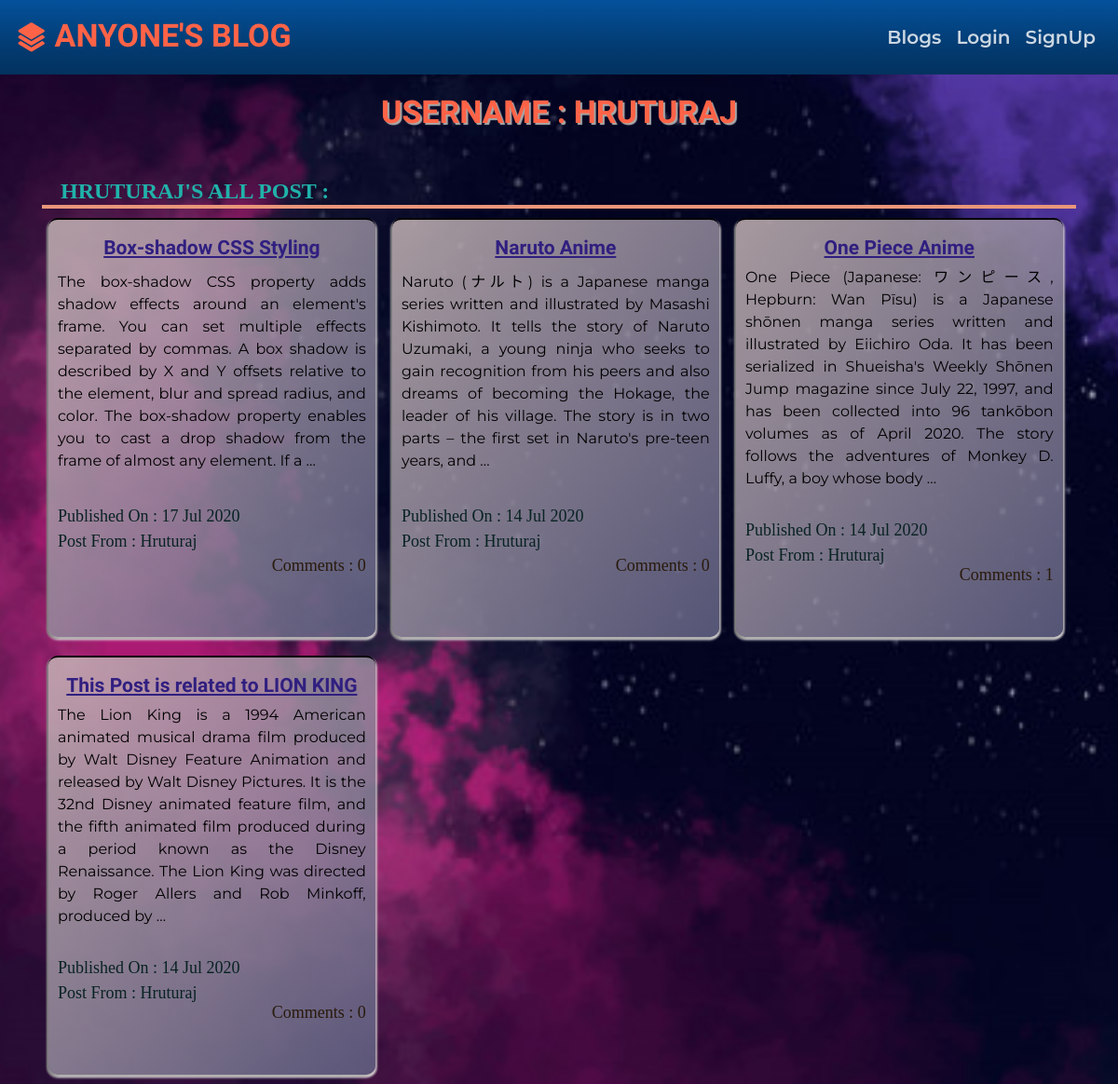
The app's page /blog/userPosts/hruturaj with its own data.
### blog/models.py (models this page shows, shortened)
class Post(models.Model):
    user = models.ForeignKey(User, related_name='posts', on_delete=models.CASCADE)
    title = models.CharField(max_length=200)
    message = models.TextField()
    message_html = models.TextField(editable=False)
    image = models.ImageField(upload_to='blog_images', blank=True)
    create_date = models.DateTimeField(default=timezone.now)
    published_date = models.DateTimeField(blank=True, null=True)
    def approve_comments(self):
        return self.comments.filter(approved_comments=True)

class Comment(models.Model):
    post = models.ForeignKey('Post', related_name='comments', on_delete=models.CASCADE)
    author = models.CharField(max_length=200)
    message = models.TextField()
    message_html = models.TextField(editable=False)
    create_date = models.DateTimeField(default=timezone.now)
    approved_comments = models.BooleanField(default=False)

### blog/views.py (the view)
# urls.py: path('userPosts/<str:userName>', views.userPosts, name="userPosts"),
def userPosts(request, userName):
    posts = Post.objects.filter(published_date__lte=timezone.now()).order_by('-published_date')
    return render(request, 'blog/userPosts.html', {'posts':posts, 'userPost':userName})

### blog/templates/blog/userPosts.html
{% extends 'base.html' %} {% block content %}
<div class="user-info">
    <h4 class="user-info--Username">Username : {{userPost}} </h4>
</div>
<div class="post">
    <h6 class="userPost--postTitle">{{userPost}}'s All Post : </h6>
    {% for post in posts %} {% if post.user.username == userPost %}
    <div class="postBlock">
        <a class="postHeader" href="{% url 'blog:postDetail' pk=post.pk %}">{{post.title}}</a>
        <p class="postMessage">
            {{post.message|safe|truncatewords:58}}
        </p>
        <p class="postDate">Published On : {{post.published_date|date:"d M Y"}}
            <br> <span class="postFrom">Post From : {{post.user.username}}</span>
        </p>
        <a class="commentCount" href="{% url 'blog:postDetail' pk=post.pk %}">Comments : {{post.approve_comments|length}}</a>
        <br>
    </div>
    {% endif %}{% endfor %}
</div>
{% endblock %}

### static/css/master.css (style rules this page uses)
body { font-family: 'Montserrat'; }
.post { width: 100%; margin: auto; }
.post .postBlock { width: 31.6%; display: inline-grid; text-align: justify; padding: 15px 10px 10px 10px; box-shadow: 2px 2px 2px rgba(207, 202, 202, 0.671), -2px 2px 2px gray, 0 3px 3px whitesmoke; margin: 10px 7px; border-top: 2px solid black; height: 450px; background: linear-gradient(to bottom right, rgba(199, 183, 183, 0.837), rgba(99, 99, 133, 0.853)); border-radius: 10px; }
.post .postBlock .postHeader { font-family: 'Fondamento'; font-size: 21px; margin: 0; text-decoration: underline; padding: 0 5px 0 5px; text-align: center; color: rgb(48, 31, 128); font-weight: bold; }
.post .postBlock .postFrom { font-family: serif; font-size: 18px; margin: 0; font-weight: 500; text-transform: capitalize; color: rgb(8, 34, 34); }
.post .postBlock .postDate { font-family: serif; font-size: 18px; margin: 0; font-weight: 500; display: block; padding-top: 25px; color: rgb(8, 34, 34); }
.post .postBlock .postMessage { font-size: 16px; margin: 0; font-weight: 400; color: black; }
.post .postBlock .commentCount { font-family: serif; font-size: 18px; text-align: right; margin: 0; position: relative; bottom: 10px; color: rgb(41, 26, 12); }
.user-info { display: block; text-align: center; }
.user-info--Username { font-size: 34px; font-family: 'Fondamento'; text-transform: uppercase; text-align: center; color: tomato; font-weight: bolder; text-shadow: 2px 2px 1px darkgray; }
.userPost--postTitle { font-size: 24px; text-transform: uppercase; font-family: serif; margin: 50px 0 0 0px; text-align: initial; color: lightseagreen; font-weight: 600; border-bottom: 4px solid darksalmon; padding: 0 0 0 20px; }

### records on screen
Post: title "Box-shadow CSS Styling", message "The box-shadow CSS property adds shadow effects around an element's frame. You can set multiple effects separated by commas. A box shadow is described by X and Y offsets relative to the element, blur and spread radius, and color. The box-shadow property enables you to cast a drop shadow from the frame of almost any element. If a …", published_date "17 Jul 2020", user.username "Hruturaj", approve_comments|length "0"
Post: title "Naruto Anime", message "Naruto (ナルト) is a Japanese manga series written and illustrated by Masashi Kishimoto. It tells the story of Naruto Uzumaki, a young ninja who seeks to gain recognition from his peers and also dreams of becoming the Hokage, the leader of his village. The story is in two parts – the first set in Naruto's pre-teen years, and …", published_date "14 Jul 2020", user.username "Hruturaj", approve_comments|length "0"
Post: title "One Piece Anime", message "One Piece (Japanese: ワンピース, Hepburn: Wan Pīsu) is a Japanese shōnen manga series written and illustrated by Eiichiro Oda. It has been serialized in Shueisha's Weekly Shōnen Jump magazine since July 22, 1997, and has been collected into 96 tankōbon volumes as of April 2020. The story follows the adventures of Monkey D. Luffy, a boy whose body …", published_date "14 Jul 2020", user.username "Hruturaj", approve_comments|length "1"
Post: title "This Post is related to LION KING", message "The Lion King is a 1994 American animated musical drama film produced by Walt Disney Feature Animation and released by Walt Disney Pictures. It is the 32nd Disney animated feature film, and the fifth animated film produced during a period known as the Disney Renaissance. The Lion King was directed by Roger Allers and Rob Minkoff, produced by …", published_date "14 Jul 2020", user.username "Hruturaj", approve_comments|length "0"

### other values on screen
{{ userPost }} "HRUTURAJ"
